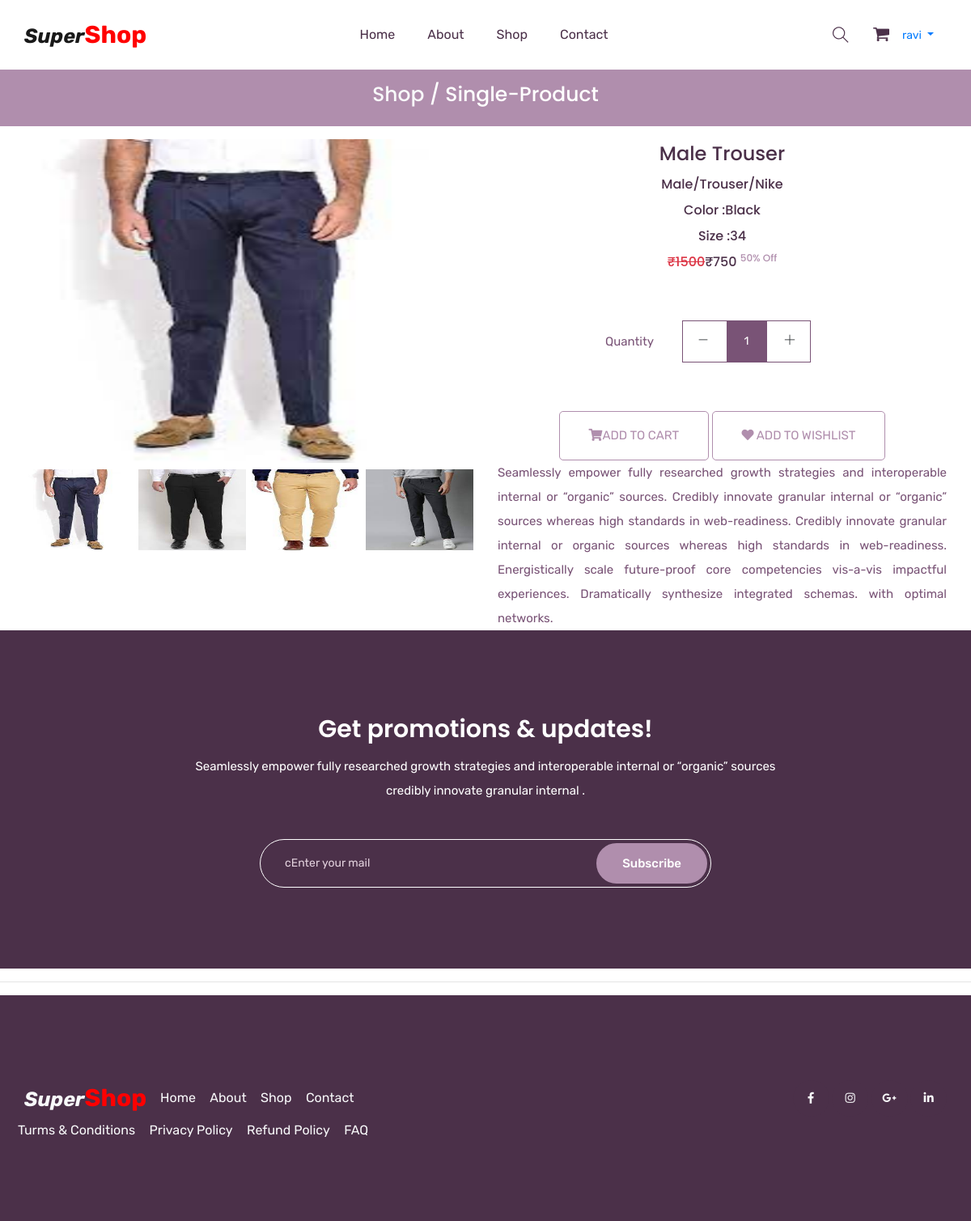
Screenshot of /single-product/7/ (signed in) with the database file from the repository.
### mainApp/models.py (models this page shows, shortened)
class Product(models.Model):
    id =models.AutoField(primary_key=True)
    name =models.CharField(max_length=30)
    maincategory=models.ForeignKey(Maincategory,on_delete=models.CASCADE)
    subcategory=models.ForeignKey(Subcategory,on_delete=models.CASCADE)
    brand=models.ForeignKey(Brand,on_delete=models.CASCADE)
    baseprice=models.IntegerField()
    discount=models.IntegerField()
    finalprice=models.IntegerField()
    stock=models.IntegerField(default=True)
    color=models.CharField(max_length=30)
    size=models.CharField(max_length=10)
    description=models.TextField()
    pic1=models.ImageField(upload_to="upload/product",null=True,blank=True)
    pic2=models.ImageField(upload_to="upload/product",default=None,blank=True,null=True)
    pic3=models.ImageField(upload_to="upload/product",default=None,blank=True,null=True)
    pic4=models.ImageField(upload_to="upload/product",default=None,blank=True,null=True)

class Maincategory(models.Model):
    id =models.AutoField(primary_key=True)
    name =models.CharField(max_length=30,unique=True)

class Subcategory(models.Model):
    id =models.AutoField(primary_key=True)
    name =models.CharField(max_length=30)

class Brand(models.Model):
    id =models.AutoField(primary_key=True)
    name =models.CharField(max_length=30)
    pic =models.ImageField(upload_to="upload/brand")

### mainApp/views.py (the view)
# urls.py: path('single-product/<int:id>/',mainApp.single_productPage,name="single-product"),
def single_productPage(Request, id):
    product = Product.objects.get(id=id)
    return render(Request, 'single-product.html', {'product': product})

### mainApp/templates/single-product.html (shortened to what this page needs)
{% extends 'index.html' %}
{% load static %}
{% block body %}
<section class="breadcrumb_part">
  <div class="container">
    <div class="row">
      <div class="col-lg-12">
        <div class="breadcrumb_iner">
          <h2><a href="/shop/All/All/All" class="text-light">Shop</a> / Single-Product</h2>
        </div>
      </div>
    </div>
  </div>
</section>
<div class="product_list pt-3">
  <div class="container">
    <div class="row justify-content-center">
      <div class="col-md-6">
        <div id="carouselExampleIndicators" class="carousel slide" data-ride="carousel">
          <div class="carousel-inner">
            <div class="carousel-item active">
              <img src="{{product.pic1.url}}" style="height: 400px;width: 100%;" class="d-block w-100" alt="...">
            </div>
          </div>
          <div class="d-flex justify-content-between mt-2">
            <img src="{{product.pic1.url}}" data-target="#carouselExampleIndicators" data-slide-to="0" alt=""
              style="height: 100px;width: 24%;">
            <img src="{{product.pic2.url}}" data-target="#carouselExampleIndicators" data-slide-to="1" alt=""
              style="height: 100px;width: 24%;">
            <img src="{{product.pic3.url}}" data-target="#carouselExampleIndicators" data-slide-to="2" alt=""
              style="height: 100px;width: 24%;">
            <img src="{{product.pic4.url}}" data-target="#carouselExampleIndicators" data-slide-to="3" alt=""
              style="height: 100px;width: 24%;">
          </div>
          <a class="carousel-control-prev" href="#carouselExampleIndicators" role="button" data-slide="prev">
            <span class="carousel-control-prev-icon" aria-hidden="true"></span>
          </a>
          <a class="carousel-control-next" href="#carouselExampleIndicators" role="button" data-slide="next">
            <span class="carousel-control-next-icon" aria-hidden="true"></span>
          </a>
        </div>
      </div>
      <div class="col-md-6">
        <div class="single_product_text text-center">
          <h3>{{product.name}}</h3>
          <h5>{{product.maincategory.name}}/{{product.subcategory.name}}/{{product.brand.name}}</h5>
          <h5 class="">Color :{{product.color}}</h5>
          <h5 class="">Size :{{product.size}}</h5>
          <h5><del class="text-danger">&#8377;{{product.baseprice}}</del>&#8377;{{product.finalprice}}
            <sup>{{product.discount}}% Off</sup></h5>
          <form action="{% url 'add-to-cart' %}" method="post">
            <div class="card_area">
              <div class="product_count_area">
                <p>Quantity</p>
                <div class="product_count d-inline-block">
                  <span class="product_count_item inumber-decrement"> <i class="ti-minus"></i></span>
                  <input class="product_count_item input-number" type="text" name="qty" value="1" min="1">
                  <span class="product_count_item number-increment"> <i class="ti-plus"></i></span>
                </div>
              </div>
              <div class="add_to_cart">
                <button type="submit" class="btn_3"><i class="fa fa-shopping-cart"></i>Add to Cart</button>
                <a type="submit" class="btn_3" href="/add-to-wishlist/{{product.id}}"><i class="fa fa-heart"></i> Add to Wishlist</a>
              </div>
            </div>
          </form>
          <p class="text-justify">Seamlessly empower fully researched growth strategies and interoperable internal or
            “organic” sources.
            Credibly innovate granular internal or “organic” sources whereas high standards in web-readiness. Credibly
            innovate granular internal or organic sources whereas high standards in web-readiness. Energistically scale
            future-proof core competencies vis-a-vis impactful experiences. Dramatically synthesize integrated schemas.
            with optimal networks.</p>
        </div>
      </div>
    </div>
  </div>
</div>
<section class="subscribe_part section_padding">
  <div class="container">
    <div class="row justify-content-center">
      <div class="col-lg-8">
        <div class="subscribe_part_content">
          <h2>Get promotions & updates!</h2>
          <p>Seamlessly empower fully researched growth strategies and interoperable internal or “organic” sources
            credibly innovate granular internal .</p>
          <div class="subscribe_form">
            <input type="email" placeholder="cEnter your mail">
            <a href="#" class="btn_1">Subscribe</a>
          </div>
        </div>
      </div>
    </div>
  </div>
</section>
{% endblock %}

### mainApp/templates/index.html (shortened to what this page needs)
{% load static %}
<!doctype html>
<html lang="en">
<head>
    <link rel="stylesheet" href="{% static '/css/bootstrap.min.css' %}">
    <link rel="stylesheet" href="{% static '/css/animate.css' %}">
    <link rel="stylesheet" href="{% static '/css/owl.carousel.min.css' %}">
    <link rel="stylesheet" href="{% static '/css/all.css' %}">
    <link rel="stylesheet" href="{% static '/css/flaticon.css' %}">
    <link rel="stylesheet" href="{% static '/css/themify-icons.css' %}">
    <link rel="stylesheet" href="{% static '/css/magnific-popup.css' %}">
    <link rel="stylesheet" href="{% static '/css/slick.css' %}">
    <link rel="stylesheet" href="{% static '/css/style.css' %}">
</head>
<body>
    <header class="main_menu home_menu">
        <div class="container">
            <div class="row align-items-center justify-content-center">
                <div class="col-lg-12">
                    <nav class="navbar navbar-expand-lg navbar-light">
                        <a class="navbar-brand logo-text" href="/">Super<span>Shop</span> </a>
                        <div class="collapse navbar-collapse main-menu-item" id="navbarSupportedContent">
                            <ul class="navbar-nav">
                                <li class="nav-item">
                                    <a class="nav-link" href="{% url 'home' %}">Home</a>
                                </li>
                                <li class="nav-item">
                                    <a class="nav-link" href="{% url 'about' %}">about</a>
                                </li>
                                <li class="nav-item">
                                    <a class="nav-link" href="/shop/All/All/All/">Shop</a>
                                </li>
                                <li class="nav-item">
                                    <a class="nav-link" href="{% url 'contact' %}">Contact</a>
                                </li>
                            </ul>
                        </div>
                        <div class="hearer_icon d-flex align-items-center">
                            <a id="search_1" href="javascript:void(0)"><i class="ti-search"></i></a>
                            {% if request.user.is_authenticated %}
                            <a class="text-light" href="{% url 'cart' %}">
                                <i class="flaticon-shopping-cart-black-shape"></i>
                            </a>
                            {% endif %}
                            <ul>
                                {% if request.user.is_authenticated %}
                                <li class="nav-item dropdown">
                                    <a class="nav-link dropdown-toggle" href="blog.html" id="navbarDropdown_2"
                                        role="button" data-toggle="dropdown" aria-haspopup="true" aria-expanded="false">
                                       {{request.user.username}}
                                    </a>
                                </li>
                                {% else %}
                                <li class="nav-item">
                                    <a class="nav-link text-dark" href="{% url 'login' %}">Login</a>
                                </li>
                                {% endif %}
                            </ul>
                        </div>
                    </nav>
                </div>
            </div>
        </div>
    </header>
    {% block body %}{% endblock %}
    <hr>
    <footer class="footer_part subscribe_part">
        <div class="footer_iner">
            <div class="container">
                <div class="row justify-content-between align-items-center">
                    <div class="col-lg-8">
                        <div class="footer_menu">
                            <div class="footer_logo">
                                <a class="navbar-brand logo-text text-light" href="/">Super<span>Shop</span> </a>
                            </div>
                            <div class="footer_menu_item">
                                <a class="text-light" href="{% url 'home' %}">Home</a>
                                <a class="text-light" href="{% url 'about' %}">About</a>
                                <a class="text-light" href="/shop/All/All/All">Shop</a>
                                <a class="text-light" href="{% url 'contact' %}">Contact</a>
                            </div>
                        </div>
                    </div>
                    <div class="col-lg-4">
                        <div class="social_icon">
                            <a class="text-light" href="#"><i class="fab fa-facebook-f"></i></a>
                            <a class="text-light" href="#"><i class="fab fa-instagram"></i></a>
                            <a class="text-light" href="#"><i class="fab fa-google-plus-g"></i></a>
                            <a class="text-light" href="#"><i class="fab fa-linkedin-in"></i></a>
                        </div>
                    </div>
                    <div class="row footer_menu_item">
                        <div class="col-lg-12">
                            <div class="copyright_text">
                                <div class="copyright_link">
                                    <a class="text-light" href="#">Turms & Conditions</a>
                                    <a class="text-light" href="#">Privacy Policy</a>
                                    <a class="text-light" href="#">Refund Policy</a>
                                    <a class="text-light" href="#">FAQ</a>
                                </div>
                            </div>
                        </div>
                    </div>
                </div>
            </div>
    </footer>
</body>
</html>

### mainApp/static/css/all.css (style rules this page uses)
.logo-text { font-weight: bold !important; font-style: italic !important; font-size: 25px; }
.logo-text span { font-weight: bold !important; font-style: normal !important; font-size: 30px; color:red; }
.fa, .fas, .far, .fal, .fab { -moz-osx-font-smoothing: grayscale; -webkit-font-smoothing: antialiased; display: inline-block; font-style: normal; font-variant: normal; text-rendering: auto; line-height: 1; }
.fa-facebook-f:before { content: "\f39e"; }
.fa-google-plus-g:before { content: "\f0d5"; }
.fa-heart:before { content: "\f004"; }
.fa-instagram:before { content: "\f16d"; }
.fa-linkedin-in:before { content: "\f0e1"; }
.fa-shopping-cart:before { content: "\f07a"; }
.fab { font-family: 'Font Awesome 5 Brands'; }
.fa, .fas { font-family: 'Font Awesome 5 Free'; font-weight: 900; }

### rows the page displays
Product: pic1 (picture), pic2 (picture), pic3 (picture), pic4 (picture), name "Male Trouser", maincategory.name "Male", subcategory.name "Trouser", brand.name "Nike", color "Black", size "34", baseprice "1500", finalprice "750", discount "50"

### other values shown
{{ request.user.username }} "ravi"
